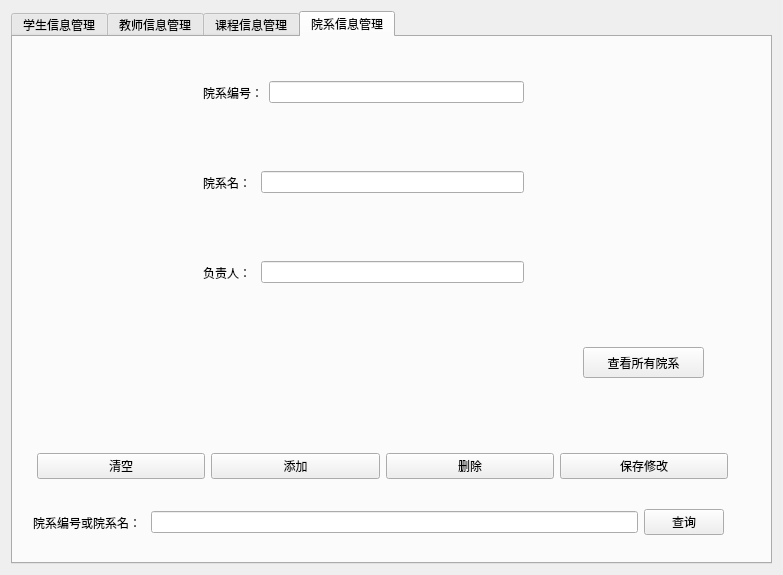
<?xml version="1.0" encoding="UTF-8"?>
<ui version="4.0">
 <class>admin</class>
 <widget class="QWidget" name="admin">
  <property name="geometry">
   <rect>
    <x>0</x>
    <y>0</y>
    <width>783</width>
    <height>575</height>
   </rect>
  </property>
  <property name="minimumSize">
   <size>
    <width>0</width>
    <height>0</height>
   </size>
  </property>
  <property name="maximumSize">
   <size>
    <width>16777215</width>
    <height>16777215</height>
   </size>
  </property>
  <property name="windowTitle">
   <string>Administrator</string>
  </property>
  <layout class="QVBoxLayout" name="verticalLayout_2">
   <item>
    <widget class="QTabWidget" name="tabWidget">
     <property name="currentIndex">
      <number>3</number>
     </property>
     <widget class="QWidget" name="tab_1">
      <attribute name="title">
       <string>学生信息管理</string>
      </attribute>
      <layout class="QVBoxLayout" name="verticalLayout_9">
       <item>
        <widget class="QStackedWidget" name="stackedWidget_stu">
         <property name="currentIndex">
          <number>1</number>
         </property>
         <widget class="QWidget" name="page_4">
          <layout class="QVBoxLayout" name="verticalLayout">
           <item>
            <widget class="QGroupBox" name="groupBox">
             <property name="title">
              <string/>
             </property>
             <layout class="QVBoxLayout" name="verticalLayout_8">
              <item>
               <layout class="QVBoxLayout" name="verticalLayout_7">
                <item>
                 <widget class="QTableView" name="tableView_stu"/>
                </item>
                <item>
                 <layout class="QHBoxLayout" name="horizontalLayout_6">
                  <item>
                   <widget class="QPushButton" name="btn_stu_add">
                    <property name="text">
                     <string>添加</string>
                    </property>
                   </widget>
                  </item>
                  <item>
                   <widget class="QPushButton" name="btn_stu_del">
                    <property name="text">
                     <string>删除</string>
                    </property>
                   </widget>
                  </item>
                  <item>
                   <widget class="QPushButton" name="btn_stu_ok">
                    <property name="text">
                     <string>确定</string>
                    </property>
                   </widget>
                  </item>
                  <item>
                   <widget class="QPushButton" name="btn_stu_cancel">
                    <property name="text">
                     <string>取消</string>
                    </property>
                   </widget>
                  </item>
                 </layout>
                </item>
                <item>
                 <layout class="QHBoxLayout" name="horizontalLayout_4">
                  <item>
                   <widget class="QLabel" name="label">
                    <property name="text">
                     <string>请输入学号或姓名：</string>
                    </property>
                   </widget>
                  </item>
                  <item>
                   <widget class="QLineEdit" name="lineEdit_stu_1">
                    <property name="maxLength">
                     <number>10</number>
                    </property>
                   </widget>
                  </item>
                  <item>
                   <widget class="QPushButton" name="btn_stu_search">
                    <property name="text">
                     <string>查找</string>
                    </property>
                   </widget>
                  </item>
                 </layout>
                </item>
               </layout>
              </item>
             </layout>
            </widget>
           </item>
          </layout>
         </widget>
         <widget class="QWidget" name="page_6">
          <layout class="QVBoxLayout" name="verticalLayout_10">
           <item>
            <widget class="QGroupBox" name="groupBox_3">
             <property name="title">
              <string/>
             </property>
             <layout class="QVBoxLayout" name="verticalLayout_11">
              <item>
               <widget class="QTableView" name="tableView_stu_score"/>
              </item>
              <item>
               <layout class="QHBoxLayout" name="horizontalLayout_7">
                <item>
                 <widget class="QPushButton" name="btn_stu_score_add">
                  <property name="text">
                   <string>添加</string>
                  </property>
                 </widget>
                </item>
                <item>
                 <widget class="QPushButton" name="btn_stu_score_del">
                  <property name="text">
                   <string>删除</string>
                  </property>
                 </widget>
                </item>
                <item>
                 <widget class="QPushButton" name="btn_stu_score_ok">
                  <property name="text">
                   <string>确定</string>
                  </property>
                 </widget>
                </item>
                <item>
                 <widget class="QPushButton" name="btn_stu_score_cancel">
                  <property name="text">
                   <string>取消</string>
                  </property>
                 </widget>
                </item>
               </layout>
              </item>
              <item>
               <layout class="QHBoxLayout" name="horizontalLayout_8">
                <item>
                 <widget class="QLabel" name="label_4">
                  <property name="text">
                   <string>请输入学号或课程号：</string>
                  </property>
                 </widget>
                </item>
                <item>
                 <widget class="QLineEdit" name="lineEdit_stu_2"/>
                </item>
                <item>
                 <widget class="QPushButton" name="btn_stu_score_search">
                  <property name="text">
                   <string>查找</string>
                  </property>
                 </widget>
                </item>
               </layout>
              </item>
             </layout>
            </widget>
           </item>
          </layout>
         </widget>
         <widget class="QWidget" name="page_5">
          <layout class="QVBoxLayout" name="verticalLayout_6">
           <item>
            <layout class="QVBoxLayout" name="verticalLayout_4">
             <item>
              <widget class="QWidget" name="widget_9" native="true">
               <layout class="QHBoxLayout" name="horizontalLayout_10">
                <item>
                 <widget class="QLabel" name="label_7">
                  <property name="text">
                   <string>学号：</string>
                  </property>
                 </widget>
                </item>
                <item>
                 <widget class="QLineEdit" name="lineEdit_stu_3">
                  <property name="maxLength">
                   <number>10</number>
                  </property>
                 </widget>
                </item>
                <item>
                 <widget class="QPushButton" name="btn_stu_3_1">
                  <property name="text">
                   <string>查询</string>
                  </property>
                 </widget>
                </item>
               </layout>
              </widget>
             </item>
             <item>
              <widget class="QGroupBox" name="groupBox_2">
               <property name="title">
                <string/>
               </property>
               <layout class="QVBoxLayout" name="verticalLayout_3">
                <item>
                 <layout class="QHBoxLayout" name="horizontalLayout_5">
                  <item>
                   <widget class="QLabel" name="label_2">
                    <property name="text">
                     <string>已选课程：</string>
                    </property>
                   </widget>
                  </item>
                  <item>
                   <widget class="QLabel" name="label_3">
                    <property name="text">
                     <string>可选课程：</string>
                    </property>
                   </widget>
                  </item>
                 </layout>
                </item>
                <item>
                 <layout class="QHBoxLayout" name="horizontalLayout_3">
                  <item>
                   <widget class="QTableWidget" name="tableWidget_1"/>
                  </item>
                  <item>
                   <widget class="QTableWidget" name="tableWidget_2"/>
                  </item>
                 </layout>
                </item>
                <item>
                 <layout class="QHBoxLayout" name="horizontalLayout_2" stretch="2,2,2,8,1">
                  <item>
                   <widget class="QLabel" name="label_5">
                    <property name="text">
                     <string>选课系统状态：</string>
                    </property>
                   </widget>
                  </item>
                  <item>
                   <widget class="QLineEdit" name="lineEdit_stu_3_s">
                    <property name="enabled">
                     <bool>false</bool>
                    </property>
                    <property name="alignment">
                     <set>Qt::AlignCenter</set>
                    </property>
                   </widget>
                  </item>
                  <item>
                   <widget class="QPushButton" name="btn_stu_3_3">
                    <property name="text">
                     <string/>
                    </property>
                   </widget>
                  </item>
                  <item>
                   <spacer name="horizontalSpacer">
                    <property name="orientation">
                     <enum>Qt::Horizontal</enum>
                    </property>
                    <property name="sizeHint" stdset="0">
                     <size>
                      <width>40</width>
                      <height>20</height>
                     </size>
                    </property>
                   </spacer>
                  </item>
                  <item>
                   <widget class="QPushButton" name="btn_stu_3_2">
                    <property name="text">
                     <string>保存选课</string>
                    </property>
                   </widget>
                  </item>
                 </layout>
                </item>
               </layout>
              </widget>
             </item>
            </layout>
           </item>
          </layout>
         </widget>
        </widget>
       </item>
       <item>
        <layout class="QHBoxLayout" name="horizontalLayout">
         <item>
          <widget class="QPushButton" name="btn_stu_menu_0">
           <property name="text">
            <string>基本信息</string>
           </property>
          </widget>
         </item>
         <item>
          <widget class="QPushButton" name="btn_stu_menu_1">
           <property name="text">
            <string>考试成绩管理</string>
           </property>
          </widget>
         </item>
         <item>
          <widget class="QPushButton" name="btn_stu_menu_2">
           <property name="text">
            <string>选课</string>
           </property>
          </widget>
         </item>
        </layout>
       </item>
      </layout>
     </widget>
     <widget class="QWidget" name="tab_2">
      <attribute name="title">
       <string>教师信息管理</string>
      </attribute>
      <layout class="QVBoxLayout" name="verticalLayout_5">
       <item>
        <layout class="QGridLayout" name="gridLayout_2">
         <item row="2" column="0">
          <widget class="QPushButton" name="btn_tch_add">
           <property name="text">
            <string>添加</string>
           </property>
          </widget>
         </item>
         <item row="3" column="3">
          <widget class="QPushButton" name="btn_tch_search">
           <property name="text">
            <string>查找</string>
           </property>
          </widget>
         </item>
         <item row="3" column="1" colspan="2">
          <widget class="QLineEdit" name="lineEdit_tch"/>
         </item>
         <item row="2" column="1">
          <widget class="QPushButton" name="btn_tch_del">
           <property name="text">
            <string>删除</string>
           </property>
          </widget>
         </item>
         <item row="2" column="2">
          <widget class="QPushButton" name="btn_tch_ok">
           <property name="text">
            <string>确定</string>
           </property>
          </widget>
         </item>
         <item row="2" column="3">
          <widget class="QPushButton" name="btn_tch_cancel">
           <property name="text">
            <string>取消</string>
           </property>
          </widget>
         </item>
         <item row="0" column="0" colspan="4">
          <widget class="QTableView" name="tableView_tch"/>
         </item>
         <item row="3" column="0">
          <widget class="QLabel" name="label_11">
           <property name="text">
            <string>请输入工号或姓名：</string>
           </property>
          </widget>
         </item>
         <item row="1" column="2" colspan="2">
          <widget class="QPushButton" name="btn_tch_work">
           <property name="text">
            <string>教师工作量统计</string>
           </property>
          </widget>
         </item>
         <item row="1" column="0" colspan="2">
          <widget class="QPushButton" name="btn_tch_course">
           <property name="text">
            <string>教师排课</string>
           </property>
          </widget>
         </item>
        </layout>
       </item>
      </layout>
     </widget>
     <widget class="QWidget" name="tab_3">
      <attribute name="title">
       <string>课程信息管理</string>
      </attribute>
      <layout class="QGridLayout" name="gridLayout">
       <item row="0" column="0" colspan="4">
        <widget class="QTableView" name="tableView_course"/>
       </item>
       <item row="1" column="0">
        <widget class="QPushButton" name="btn_course_add">
         <property name="text">
          <string>添加</string>
         </property>
        </widget>
       </item>
       <item row="1" column="1">
        <widget class="QPushButton" name="btn_course_del">
         <property name="text">
          <string>删除</string>
         </property>
        </widget>
       </item>
       <item row="1" column="2">
        <widget class="QPushButton" name="btn_course_ok">
         <property name="text">
          <string>确定</string>
         </property>
        </widget>
       </item>
       <item row="1" column="3">
        <widget class="QPushButton" name="btn_course_cancel">
         <property name="text">
          <string>取消</string>
         </property>
        </widget>
       </item>
       <item row="2" column="0">
        <widget class="QLabel" name="label_course">
         <property name="text">
          <string>请输入课程号或课程名：</string>
         </property>
        </widget>
       </item>
       <item row="2" column="1" colspan="2">
        <widget class="QLineEdit" name="lineEdit_course"/>
       </item>
       <item row="2" column="3">
        <widget class="QPushButton" name="btn_course_search">
         <property name="text">
          <string>查找</string>
         </property>
        </widget>
       </item>
      </layout>
     </widget>
     <widget class="QWidget" name="tab_4">
      <attribute name="title">
       <string>院系信息管理</string>
      </attribute>
      <widget class="QWidget" name="layoutWidget">
       <property name="geometry">
        <rect>
         <x>190</x>
         <y>130</y>
         <width>321</width>
         <height>31</height>
        </rect>
       </property>
       <layout class="QHBoxLayout" name="horizontalLayout_14">
        <item>
         <widget class="QLabel" name="label_9">
          <property name="text">
           <string>院系名： </string>
          </property>
         </widget>
        </item>
        <item>
         <widget class="QLineEdit" name="lineEdit_dept_2"/>
        </item>
       </layout>
      </widget>
      <widget class="QWidget" name="layoutWidget_2">
       <property name="geometry">
        <rect>
         <x>190</x>
         <y>220</y>
         <width>321</width>
         <height>31</height>
        </rect>
       </property>
       <layout class="QHBoxLayout" name="horizontalLayout_15">
        <item>
         <widget class="QLabel" name="label_10">
          <property name="text">
           <string>负责人： </string>
          </property>
         </widget>
        </item>
        <item>
         <widget class="QLineEdit" name="lineEdit_dept_3"/>
        </item>
       </layout>
      </widget>
      <widget class="QPushButton" name="btn_dept_view">
       <property name="geometry">
        <rect>
         <x>570</x>
         <y>310</y>
         <width>121</width>
         <height>31</height>
        </rect>
       </property>
       <property name="text">
        <string>查看所有院系</string>
       </property>
      </widget>
      <widget class="QWidget" name="layoutWidget">
       <property name="geometry">
        <rect>
         <x>20</x>
         <y>460</y>
         <width>691</width>
         <height>51</height>
        </rect>
       </property>
       <layout class="QHBoxLayout" name="horizontalLayout_11">
        <item>
         <widget class="QLabel" name="label_dept_1">
          <property name="text">
           <string>院系编号或院系名： </string>
          </property>
         </widget>
        </item>
        <item>
         <widget class="QLineEdit" name="lineEdit_dept"/>
        </item>
        <item>
         <widget class="QPushButton" name="btn_dept_query">
          <property name="text">
           <string>查询</string>
          </property>
         </widget>
        </item>
       </layout>
      </widget>
      <widget class="QWidget" name="layoutWidget">
       <property name="geometry">
        <rect>
         <x>24</x>
         <y>409</y>
         <width>691</width>
         <height>41</height>
        </rect>
       </property>
       <layout class="QHBoxLayout" name="horizontalLayout_12">
        <item>
         <widget class="QPushButton" name="btn_dept_clear">
          <property name="text">
           <string>清空</string>
          </property>
         </widget>
        </item>
        <item>
         <widget class="QPushButton" name="btn_dept_add">
          <property name="text">
           <string>添加</string>
          </property>
         </widget>
        </item>
        <item>
         <widget class="QPushButton" name="btn_dept_del">
          <property name="text">
           <string>删除</string>
          </property>
         </widget>
        </item>
        <item>
         <widget class="QPushButton" name="btn_dept_save">
          <property name="text">
           <string>保存修改</string>
          </property>
         </widget>
        </item>
       </layout>
      </widget>
      <widget class="QWidget" name="layoutWidget">
       <property name="geometry">
        <rect>
         <x>190</x>
         <y>40</y>
         <width>321</width>
         <height>31</height>
        </rect>
       </property>
       <layout class="QHBoxLayout" name="horizontalLayout_13">
        <item>
         <widget class="QLabel" name="label_8">
          <property name="text">
           <string>院系编号：</string>
          </property>
         </widget>
        </item>
        <item>
         <widget class="QLineEdit" name="lineEdit_dept_1">
          <property name="maxLength">
           <number>4</number>
          </property>
         </widget>
        </item>
       </layout>
      </widget>
     </widget>
    </widget>
   </item>
  </layout>
 </widget>
 <resources/>
 <connections/>
</ui>
